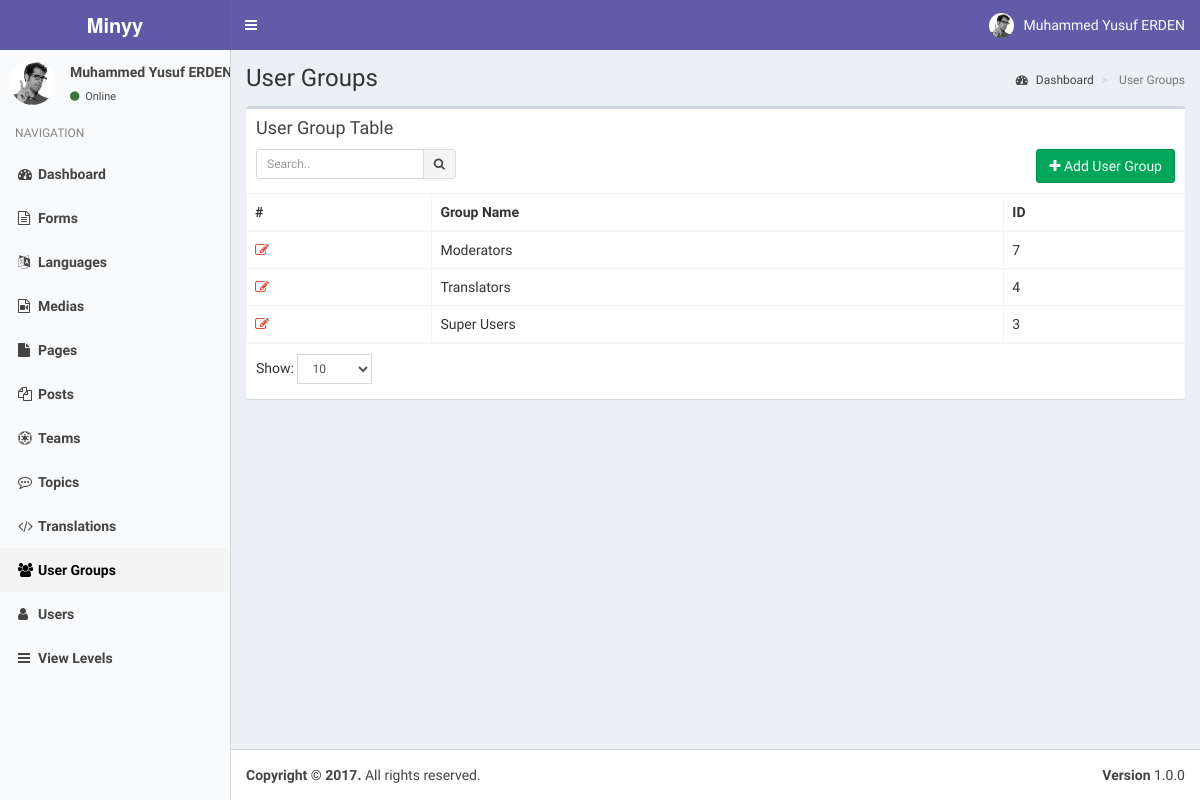
/index.php?controller=module&action=user_groups (signed in), run on the app's committed database.
### tables this page shows
CREATE TABLE IF NOT EXISTS `users` (
  `pk_user_id` int(11) NOT NULL AUTO_INCREMENT,
  `username` varchar(50) NOT NULL,
  `password` varchar(50) NOT NULL,
  `email` varchar(75) NOT NULL,
  `last_visit` timestamp NOT NULL DEFAULT CURRENT_TIMESTAMP,
  `fullname` varchar(50) DEFAULT NULL,
  `registration_date` timestamp NULL DEFAULT CURRENT_TIMESTAMP,
  PRIMARY KEY (`pk_user_id`)
);

CREATE TABLE IF NOT EXISTS `modules` (
  `pk_module_id` int(11) NOT NULL AUTO_INCREMENT,
  `name` varchar(20) NOT NULL,
  `icon` varchar(30) DEFAULT NULL,
  `module_key` varchar(20) NOT NULL,
  `does` text,
  `params` text,
  PRIMARY KEY (`pk_module_id`)
);

CREATE TABLE IF NOT EXISTS `user_groups` (
  `pk_group_id` int(11) NOT NULL AUTO_INCREMENT,
  `name` tinytext NOT NULL,
  PRIMARY KEY (`pk_group_id`)
);

### helpers/view_helper.php (called while the page is built, shortened)
<?php
class ViewHelper
{
    private static $__layout='public';
    public static function getView($viewFolder,$viewFile){
        Functions::requireFile('views/'.$viewFolder,$viewFile.'.php');
    }
    public static function setLayout($layout){
        self::$__layout=$layout;
    }
    public static function getHeader(){
        require_once('views/'.self::$__layout.'_header.php');
    }
}
?>

### controllers/user_groups_controller.php (called while the page is built, shortened)
<?php
class UserGroupsController implements ModuleInterface
{
    public static function getList($params=array()) {
        $search_term=isset($_GET['search_term']) ? Functions::clearString($_GET['search_term']) : "";
        $order_by=isset($_GET['order_by']) && !empty($_GET['order_by']) ? strtolower(Functions::clearString($_GET['order_by'])) : "id";
        $order_dir=isset($_GET['order_dir']) && !empty($_GET['order_dir']) ? strtolower(Functions::clearString($_GET['order_dir'])) : "desc";
        $limit=isset($_GET['limit']) && !empty($_GET['limit']) ? (int) Functions::clearString($_GET['limit']) : 20;
        $page=isset($_GET['page']) && !empty($_GET['page']) ? (int) Functions::clearString($_GET['page']) : 1;
        $offset=($page-1)*$limit;
        $params=[
            "search_term"=>$search_term,
            "order_by"=>$order_by,
            "order_dir"=>$order_dir,
            "limit"=>$limit,
            "offset"=>$offset
        ];
        $objList = UserGroups::getObjList($params);
        ViewHelper::getView('user_groups','user_groups');
    }
}
?>

### index.php (called while the page is built, shortened)
<?php
require_once('helpers/view_helper.php');
require_once('helpers/functions_helper.php');
require_once('helpers/module_helper.php');
require_once('models/users_model.php');
require_once('models/user_groups_model.php');
require_once('models/view_levels_model.php');
require_once('routes.php');

### models/users_model.php (called while the page is built, shortened)
<?php
class Users implements DatabaseObject {
    public $groups;
    public function __construct($pk_user_id,$username,$password,$email,$last_visit,$fullname,$registration_date){
        $this->fullname=$fullname;
        $this->groups=$this->getUserGroups($pk_user_id);
        $this->modules=$this->getUserModules($pk_user_id);
    }
    public static function getObj($id){
        try{
            $db = Db::getInstance();
            $id = intval($id);
            $req = $db->prepare('SELECT * FROM users WHERE pk_user_id = :pk_user_id');
            $req->execute(array('pk_user_id' => $id));
            $obj = $req->fetch();
            if($obj){
                return new Users( $obj['pk_user_id'],
                                    $obj['username'],
                                    $obj['password'],
                                    $obj['email'],
                                    $obj['last_visit'],
                                    $obj['fullname'],
                                    $obj['registration_date']);
            }
            else{
                return [];
            }
        }
        catch (PDOException $e){
            return $e->getMessage();
        }
    }
    public function getUserGroups($id){
        try{
            $db = Db::getInstance();
            $id = intval($id);
            $req = $db->prepare('SELECT * FROM user_usergroup_map WHERE pk_user_id = :pk_user_id');
            $req->execute(array('pk_user_id' => $id));
            $list=[];
            foreach($req->fetchAll() as $obj) {
                $list[]= $obj['pk_group_id'];
            }
            return $list;
        }
        catch (PDOException $e){
            return $e->getMessage();
        }
    }
    public function getUserModules(){
        $modules=[];
        $params=[
            "search_term"=>"",
            "order_by"=>"name",
            "order_dir"=>"asc",
            "limit"=>"1000",
            "offset"=>"0"
        ];
        $viewLevels=ViewLevels::getObjList($params);
        foreach($viewLevels as $viewObj){
            $voGroups=json_decode($viewObj->groups);
            $voModules=json_decode($viewObj->modules,true);
            foreach($this->groups as $uoGroup){
                if(in_array($uoGroup,$voGroups)){
                    $keys = array_keys($voModules);
                    foreach($keys as $key){
                        if(array_key_exists($key,$modules)){
                            $temp=array_merge($modules[$key],$voModules[$key]);
                            $modules[$key]=array_unique($temp);
                        }
                        else{
                            $modules[$key]=$voModules[$key];
                        }
                    }
                }
            }
        }
        ksort($modules);
        return $modules;
    }
}

### models/view_levels_model.php (called while the page is built, shortened)
<?php
class ViewLevels implements DatabaseObject {
    public static function getObjList($params){
        $list = [];
        $order_dirs=array("desc","asc");
        $key=array_search($params["order_dir"],$order_dirs);
        $order_dir=$order_dirs[($key) ? $key : 0];
        $order_columns=array("pk_view_level_id", "title");
        $key=array_search($params["order_by"],$order_columns);
        $order_by=$order_columns[($key) ? $key : 0];
        $limit=$params["limit"] ? $params["limit"] : "20";
        $offset=$params["offset"] ? $params["offset"] : "0";
        $query="SELECT * FROM view_levels";
        $query.=" ORDER BY $order_by $order_dir LIMIT :offset , :limit";
        $db = Db::getInstance();
        $req = $db->prepare($query);
        $req->bindValue(':limit', intval($limit), PDO::PARAM_INT);
        $req->bindValue(':offset', intval($offset), PDO::PARAM_INT);
        $req->execute();
        foreach($req->fetchAll() as $obj) {
            $list[] = new ViewLevels( $obj['pk_view_level_id'],
                                $obj['title'],
                                $obj['groups'],
                                $obj['modules']);
        }
        return $list;
    }
}

### helpers/module_helper.php (called while the page is built, shortened)
<?php
class ModuleHelper
{
    public static function getModules(){
        try{
            $db = Db::getInstance();
            $req = $db->prepare('SELECT * FROM modules');
            $req->execute();
            $res=$req->fetchAll(PDO::FETCH_ASSOC);
            $returnArray=[];
            foreach($res as $obj){
                $returnArray[$obj['module_key']]=$obj;
            }
            return $returnArray;
        }
        catch(PDOException $e){
            return [];
            var_dump($e);
            die('Die...');
        }
    }
}
?>

### models/user_groups_model.php (called while the page is built, shortened)
<?php
class UserGroups implements DatabaseObject {
    public function __construct($pk_group_id,$name){
        $this->pk_group_id=$pk_group_id;
        $this->name=$name;
    }
    public static function getObjList($params){
        $list = [];
        $order_dirs=array("desc","asc");
        $key=array_search($params["order_dir"],$order_dirs);
        $order_dir=$order_dirs[($key) ? $key : 0];
        $order_columns=array("pk_group_id", "name");
        $key=array_search($params["order_by"],$order_columns);
        $order_by=$order_columns[($key) ? $key : 0];
        $limit=$params["limit"] ? $params["limit"] : "20";
        $offset=$params["offset"] ? $params["offset"] : "0";
        $query="SELECT * FROM user_groups";
        $query.=" ORDER BY $order_by $order_dir LIMIT :offset , :limit";
        $db = Db::getInstance();
        $req = $db->prepare($query);
        $req->bindValue(':limit', intval($limit), PDO::PARAM_INT);
        $req->bindValue(':offset', intval($offset), PDO::PARAM_INT);
        $req->execute();
        foreach($req->fetchAll() as $obj) {
            $list[] = new UserGroups( $obj['pk_group_id'],
                                $obj['name']);
        }
        return $list;
    }
}

### views/user_groups/user_groups.php (the view, shortened to what this page needs)
<?php ViewHelper::getHeader(); ?>
<?php
    global $objList;
    global $params;
?>
<section class="content-header">
    <h1>
    </h1>
    <ol class="breadcrumb">
    <li><a href="index.php"><i class="fa fa-dashboard"></i> <?php T::__("Dashboard"); ?></a></li>
    <li class="active"> <?php T::__("User Groups"); ?></li>
    </ol>
</section>
<section class="content">
    <div class="row">
    <div class="col-xs-12">
        <div class="box">
        <div class="box-header">
            <h3 class="box-title"><?php T::__("User Group Table"); ?></h3>
            <div class="box-toolbox">
            <form id="search-form">
            <div class="input-group input-group-sm pull-left search-form">
                <input type="text" name="table_search" class="form-control pull-right" placeholder="<?php T::__("Search.."); ?>" <?php echo !empty(Functions::getUrlVariableValue("search_term")) ? "value='".htmlspecialchars(urldecode(Functions::getUrlVariableValue("search_term")))."'" : ""; ?> />
                <div class="input-group-btn">
                <button type="submit" class="btn btn-default"><i class="fa fa-search"></i></button>
                </div>
            </div>
            </form>
            <button type="button" data-toggle="openModal" data-target="#addUserGroupModal" class="btn btn-success pull-right">
                <i class="fa fa-plus"></i> <?php T::__("Add User Group"); ?>
            </button>
            </div>
        </div>
        <div class="box-body table-responsive no-padding">
            <table class="table table-hover table-bordered">
            <thead>
                <tr>
                    <th>#</th>
                    <th><?php T::__("Group Name"); ?></th>
                    <th><?php T::__("ID"); ?></th>
                </tr>
            </thead>
            <tbody>
            <?php $i=$params['offset']+1; foreach($objList as $group): ?>
            <tr data-id="<?php echo $group->pk_group_id; ?>">
                <td><a data-toggle="tooltip" title="Düzenle" class="text-red" href="index.php?controller=module&action=user_groups&do=edit&id=<?php echo $group->pk_group_id; ?>"><i class="fa fa-edit"></i></a></td>
                <td class="has-link"><?php echo $group->name; ?></td>
                <td class="has-link"><?php echo $group->pk_group_id; ?></td>
            </tr>
            <?php endforeach; ?>
            </tbody></table>
        </div>
        <div class="box-footer clearfix">
            <div class="table-length dataTables_length pull-left">
                <label><?php T::__("Show:"); ?>
                    <select name="limit" class="form-control input-sm">
                    <option value="10" <?php echo Functions::getUrlVariableValue("limit")=="10" ? "selected" : ""; ?>>10</option>
                    </select>
                </label>
            </div>
        </div>
        </div>
    </div>
    </div>
</section>

### views/static/header.php (shortened to what this page needs)
<?php
global $currentUser;
?>
<a href="index.php" class="logo">
    <span class="logo-lg"><b>Minyy</b></span>
</a>
<nav class="navbar navbar-static-top">
    <a href="#" class="sidebar-toggle" data-toggle="offcanvas" role="button">
    </a>
    <div class="navbar-custom-menu">
    <ul class="nav navbar-nav">
        <li class="dropdown user user-menu">
        <a href="#" class="dropdown-toggle" data-toggle="dropdown">
            <img src="assets/img/user2-160x160.jpg" class="user-image" alt="User Image">
            <span class="hidden-xs"><?php echo $currentUser->fullname; ?></span>
        </a>
            </li>
        </ul>
    </div>
</nav>

### views/static/sidebar.php
<?php
global $currentUser;
global $MODULES;
?>
<section class="sidebar">
    <div class="user-panel">
    <div class="pull-left image">
        <img src="assets/img/user2-160x160.jpg" class="img-circle" alt="User Image">
    </div>
    <div class="pull-left info">
        <p><?php echo $currentUser->fullname; ?></p>
        <a href="#"><i class="fa fa-circle text-success"></i> <?php echo T::__('Online'); ?></a>
    </div>
    </div>
    <ul class="sidebar-menu">
    <li class="header"><?php echo T::__('NAVIGATION'); ?></li>
    <?php
    foreach($currentUser->modules as $module=>$moduleProps):
    ?>
    <li class="<?php echo Functions::isActive($module); ?>">
        <a href="index.php?controller=module&action=<?php echo $module; ?>"><i class="fa <?php echo $MODULES[$module]["icon"]; ?>"></i><span><?php echo $MODULES[$module]["name"]; ?></span></a>
    </li>
    <?php endforeach; ?>
    </ul>
</section>

### assets/css/style.css (style rules this page uses)
.box-toolbox::after { display: block; clear: both; content: ""; }
.box-toolbox .search-form { max-width: 200px; }
.box-toolbox { margin-top: 10px; }

### data on the page
users: fullname "Muhammed Yusuf ERDEN", fullname "Muhammed Yusuf…"
modules: name "Dashboard"
modules: name "Forms"
modules: name "Languages"
modules: name "Medias"
modules: name "Pages"
modules: name "Posts"
modules: name "Teams"
modules: name "Topics"
modules: name "Translations"
modules: name "User Groups"
modules: name "Users"
modules: name "View Levels"
user_groups: name "Moderators", pk_group_id "7"
user_groups: name "Translators", pk_group_id "4"
user_groups: name "Super Users", pk_group_id "3"

### other printed values
$text "Online NAVIGATION User Groups Dashboard User Groups User Group Table Add User Group Group Name ID Show:"
